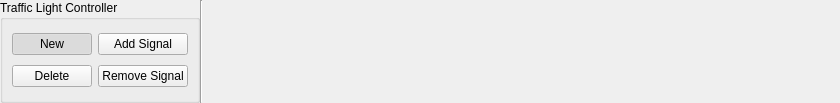
<?xml version="1.0" encoding="UTF-8"?>
<ui version="4.0">
 <class>SignalRibbon</class>
 <widget class="QWidget" name="SignalRibbon">
  <property name="geometry">
   <rect>
    <x>0</x>
    <y>0</y>
    <width>840</width>
    <height>103</height>
   </rect>
  </property>
  <property name="minimumSize">
   <size>
    <width>0</width>
    <height>0</height>
   </size>
  </property>
  <property name="windowTitle">
   <string>Form</string>
  </property>
  <layout class="QHBoxLayout" name="horizontalLayout">
   <property name="spacing">
    <number>0</number>
   </property>
   <property name="leftMargin">
    <number>0</number>
   </property>
   <property name="topMargin">
    <number>0</number>
   </property>
   <property name="rightMargin">
    <number>0</number>
   </property>
   <property name="bottomMargin">
    <number>0</number>
   </property>
   <item>
    <widget class="QGroupBox" name="crossfallBox">
     <property name="title">
      <string>Traffic Light Controller</string>
     </property>
     <layout class="QGridLayout" name="gridLayout_3">
      <item row="1" column="0">
       <widget class="QPushButton" name="newController">
        <property name="text">
         <string>New</string>
        </property>
        <property name="checkable">
         <bool>true</bool>
        </property>
        <property name="checked">
         <bool>true</bool>
        </property>
       </widget>
      </item>
      <item row="1" column="1">
       <widget class="QPushButton" name="addSignal">
        <property name="text">
         <string>Add Signal</string>
        </property>
        <property name="checkable">
         <bool>true</bool>
        </property>
       </widget>
      </item>
      <item row="2" column="0">
       <widget class="QPushButton" name="deleteController">
        <property name="text">
         <string>Delete</string>
        </property>
        <property name="checkable">
         <bool>true</bool>
        </property>
       </widget>
      </item>
      <item row="2" column="1">
       <widget class="QPushButton" name="removeSignal">
        <property name="text">
         <string>Remove Signal</string>
        </property>
       </widget>
      </item>
     </layout>
    </widget>
   </item>
   <item>
    <widget class="Line" name="line_type">
     <property name="orientation">
      <enum>Qt::Vertical</enum>
     </property>
    </widget>
   </item>
   <item>
    <spacer name="horizontalSpacer">
     <property name="orientation">
      <enum>Qt::Horizontal</enum>
     </property>
     <property name="sizeHint" stdset="0">
      <size>
       <width>40</width>
       <height>20</height>
      </size>
     </property>
    </spacer>
   </item>
  </layout>
 </widget>
 <resources/>
 <connections/>
</ui>
